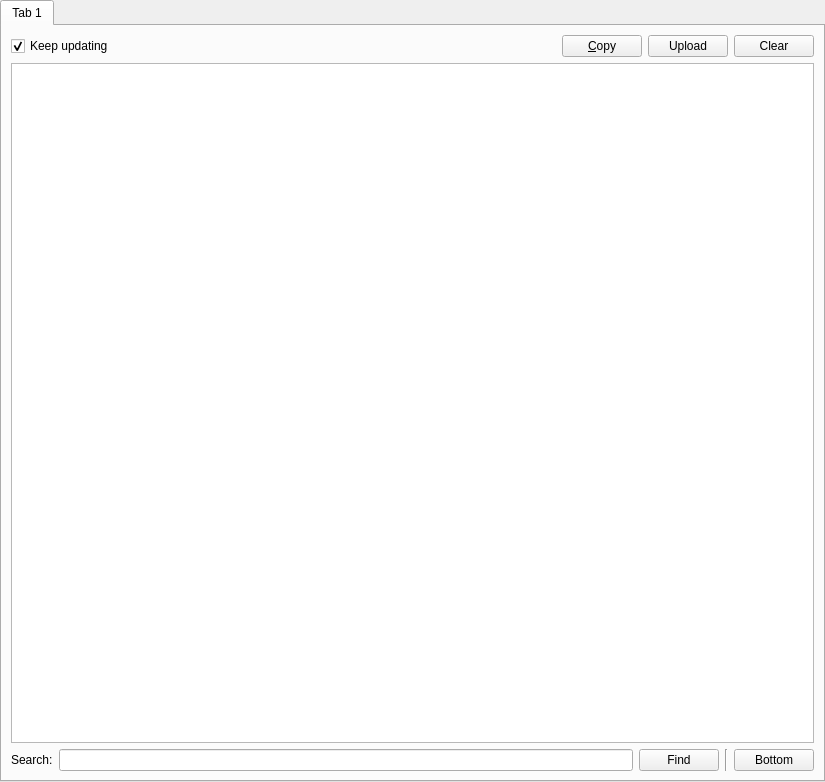
<?xml version="1.0" encoding="UTF-8"?>
<ui version="4.0">
 <class>LogPage</class>
 <widget class="QWidget" name="LogPage">
  <property name="geometry">
   <rect>
    <x>0</x>
    <y>0</y>
    <width>825</width>
    <height>782</height>
   </rect>
  </property>
  <property name="windowTitle">
   <string>Log</string>
  </property>
  <layout class="QVBoxLayout" name="verticalLayout">
   <property name="leftMargin">
    <number>0</number>
   </property>
   <property name="topMargin">
    <number>0</number>
   </property>
   <property name="rightMargin">
    <number>0</number>
   </property>
   <property name="bottomMargin">
    <number>0</number>
   </property>
   <item>
    <widget class="QTabWidget" name="tabWidget">
     <property name="currentIndex">
      <number>0</number>
     </property>
     <widget class="QWidget" name="tab">
      <attribute name="title">
       <string>Tab 1</string>
      </attribute>
      <layout class="QGridLayout" name="gridLayout">
       <item row="1" column="0" colspan="5">
        <widget class="QPlainTextEdit" name="text">
         <property name="undoRedoEnabled">
          <bool>false</bool>
         </property>
         <property name="readOnly">
          <bool>true</bool>
         </property>
         <property name="plainText">
          <string notr="true"/>
         </property>
         <property name="textInteractionFlags">
          <set>Qt::LinksAccessibleByKeyboard|Qt::LinksAccessibleByMouse|Qt::TextBrowserInteraction|Qt::TextSelectableByKeyboard|Qt::TextSelectableByMouse</set>
         </property>
         <property name="centerOnScroll">
          <bool>false</bool>
         </property>
        </widget>
       </item>
       <item row="0" column="0" colspan="5">
        <layout class="QHBoxLayout" name="horizontalLayout">
         <item>
          <widget class="QCheckBox" name="trackLogCheckbox">
           <property name="text">
            <string>Keep updating</string>
           </property>
           <property name="checked">
            <bool>true</bool>
           </property>
          </widget>
         </item>
         <item>
          <spacer name="horizontalSpacer">
           <property name="orientation">
            <enum>Qt::Horizontal</enum>
           </property>
           <property name="sizeHint" stdset="0">
            <size>
             <width>40</width>
             <height>20</height>
            </size>
           </property>
          </spacer>
         </item>
         <item>
          <widget class="QPushButton" name="btnCopy">
           <property name="toolTip">
            <string>Copy the whole log into the clipboard</string>
           </property>
           <property name="text">
            <string>&amp;Copy</string>
           </property>
          </widget>
         </item>
         <item>
          <widget class="QPushButton" name="btnPaste">
           <property name="toolTip">
            <string>Upload the log to paste.ee - it will stay online for a month</string>
           </property>
           <property name="text">
            <string>Upload</string>
           </property>
          </widget>
         </item>
         <item>
          <widget class="QPushButton" name="btnClear">
           <property name="toolTip">
            <string>Clear the log</string>
           </property>
           <property name="text">
            <string>Clear</string>
           </property>
          </widget>
         </item>
        </layout>
       </item>
       <item row="2" column="0">
        <widget class="QLabel" name="label">
         <property name="text">
          <string>Search:</string>
         </property>
        </widget>
       </item>
       <item row="2" column="2">
        <widget class="QPushButton" name="findButton">
         <property name="text">
          <string>Find</string>
         </property>
        </widget>
       </item>
       <item row="2" column="1">
        <widget class="QLineEdit" name="searchBar"/>
       </item>
       <item row="2" column="4">
        <widget class="QPushButton" name="btnBottom">
         <property name="toolTip">
          <string>Scroll all the way to bottom</string>
         </property>
         <property name="text">
          <string>Bottom</string>
         </property>
        </widget>
       </item>
       <item row="2" column="3">
        <widget class="Line" name="line">
         <property name="orientation">
          <enum>Qt::Vertical</enum>
         </property>
        </widget>
       </item>
      </layout>
     </widget>
    </widget>
   </item>
  </layout>
 </widget>
 <tabstops>
  <tabstop>tabWidget</tabstop>
  <tabstop>trackLogCheckbox</tabstop>
  <tabstop>btnCopy</tabstop>
  <tabstop>btnPaste</tabstop>
  <tabstop>btnClear</tabstop>
  <tabstop>text</tabstop>
  <tabstop>searchBar</tabstop>
  <tabstop>findButton</tabstop>
 </tabstops>
 <resources/>
 <connections/>
</ui>
